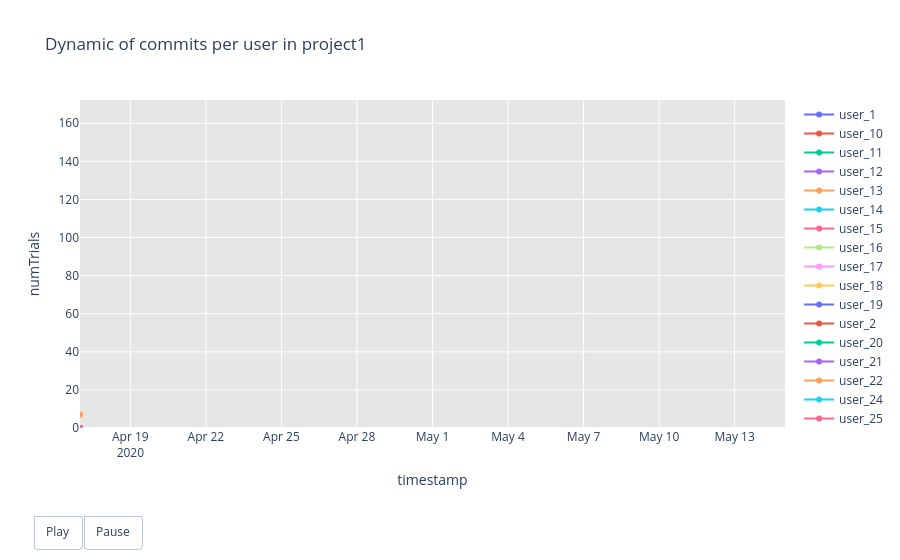

The cell this chart's notebook holds for it:
### Markdown cell above
### Result

### Code cell
frames = []
for date in all_dates:
    frame_data = []
    for user in all_users:
        # Срез данных до текущей даты
        sub_data = data_matrix.loc[:date, user]
        
        frame_data.append(go.Scatter(
            x=sub_data.index,    # ИСПОЛЬЗУЕМ ДАТЫ
            y=sub_data.values,
            mode='lines+markers', # Линии + Точки
            name=user,
            line=dict(width=2),
            marker=dict(size=6)
        ))
    frames.append(go.Frame(data=frame_data, name=str(date)))

# 3. НАЧАЛЬНЫЕ ДАННЫЕ (Первая дата)
initial_data = []
first_date = all_dates[0]
for user in all_users:
    sub_data = data_matrix.loc[:first_date, user]
    initial_data.append(go.Scatter(
        x=sub_data.index,
        y=sub_data.values,
        mode='lines+markers',
        name=user,
        line=dict(width=2),
        marker=dict(size=6)
    ))

# 4. НАСТРОЙКИ (LAYOUT)
layout = go.Layout(
    title='Dynamic of commits per user in project1',

    xaxis=dict(
        title='timestamp',
        range=[all_dates[0], all_dates[-1]], # Фиксируем диапазон дат
        showgrid=True,
        gridcolor='white'
    ),
    yaxis=dict(
        title='numTrials',
        range=[0, data_matrix.max().max() * 1.05], # Фиксируем высоту
        showgrid=True, 
        gridcolor='white'
    ),
    plot_bgcolor='rgb(230, 230, 230)', 
    paper_bgcolor='white',
    
    # Кнопка Play
    updatemenus=[
        dict(
            type="buttons",
            buttons=[
                dict(label="Play",
                     method="animate",
                     args=[None, dict(frame=dict(duration=200, redraw=True), fromcurrent=True)]), # duration - скорость
                dict(label="Pause",
                     method="animate",
                     args=[[None], dict(frame=dict(duration=0, redraw=False), mode="immediate", transition=dict(duration=0))])
            ],
            direction="left",
            pad={"r": 10, "t": 87},
            showactive=False,
            x=0.1,
            y=0,
            xanchor="right",
            yanchor="top"
        )
    ]
)

fig = go.Figure(data=initial_data, layout=layout, frames=frames)
fig.show()

### Figure 1 — Plotly figure (JSON) as saved in the notebook; plotly's stock layout.template omitted (floating-point values rounded to 4 significant figures)
{"data": [{"line": {"width": 2}, "marker": {"size": 6}, "mode": "lines+markers", "name": "user_1", "type": "scatter", "x": ["2020-04-17"], "y": [0]}, {"line": {"width": 2}, "marker": {"size": 6}, "mode": "lines+markers", "name": "user_10", "type": "scatter", "x": ["2020-04-17"], "y": [0]}, {"line": {"width": 2}, "marker": {"size": 6}, "mode": "lines+markers", "name": "user_11", "type": "scatter", "x": ["2020-04-17"], "y": [0]}, {"line": {"width": 2}, "marker": {"size": 6}, "mode": "lines+markers", "name": "user_12", "type": "scatter", "x": ["2020-04-17"], "y": [0]}, {"line": {"width": 2}, "marker": {"size": 6}, "mode": "lines+markers", "name": "user_13", "type": "scatter", "x": ["2020-04-17"], "y": [0]}, {"line": {"width": 2}, "marker": {"size": 6}, "mode": "lines+markers", "name": "user_14", "type": "scatter", "x": ["2020-04-17"], "y": [0]}, {"line": {"width": 2}, "marker": {"size": 6}, "mode": "lines+markers", "name": "user_15", "type": "scatter", "x": ["2020-04-17"], "y": [0]}, {"line": {"width": 2}, "marker": {"size": 6}, "mode": "lines+markers", "name": "user_16", "type": "scatter", "x": ["2020-04-17"], "y": [0]}, {"line": {"width": 2}, "marker": {"size": 6}, "mode": "lines+markers", "name": "user_17", "type": "scatter", "x": ["2020-04-17"], "y": [0]}, {"line": {"width": 2}, "marker": {"size": 6}, "mode": "lines+markers", "name": "user_18", "type": "scatter", "x": ["2020-04-17"], "y": [0]}, {"line": {"width": 2}, "marker": {"size": 6}, "mode": "lines+markers", "name": "user_19", "type": "scatter", "x": ["2020-04-17"], "y": [0]}, {"line": {"width": 2}, "marker": {"size": 6}, "mode": "lines+markers", "name": "user_2", "type": "scatter", "x": ["2020-04-17"], "y": [0]}, {"line": {"width": 2}, "marker": {"size": 6}, "mode": "lines+markers", "name": "user_20", "type": "scatter", "x": ["2020-04-17"], "y": [0]}, {"line": {"width": 2}, "marker": {"size": 6}, "mode": "lines+markers", "name": "user_21", "type": "scatter", "x": ["2020-04-17"], "y": [0]}, {"line": {"width": 2}, "marker": {"size": 6}, "mode": "lines+markers", "name": "user_22", "type": "scatter", "x": ["2020-04-17"], "y": [0]}, {"line": {"width": 2}, "marker": {"size": 6}, "mode": "lines+markers", "name": "user_24", "type": "scatter", "x": ["2020-04-17"], "y": [0]}, {"line": {"width": 2}, "marker": {"size": 6}, "mode": "lines+markers", "name": "user_25", "type": "scatter", "x": ["2020-04-17"], "y": [0]}, {"line": {"width": 2}, "marker": {"size": 6}, "mode": "lines+markers", "name": "user_26", "type": "scatter", "x": ["2020-04-17"], "y": [0]}, {"line": {"width": 2}, "marker": {"size": 6}, "mode": "lines+markers", "name": "user_27", "type": "scatter", "x": ["2020-04-17"], "y": [0]}, {"line": {"width": 2}, "marker": {"size": 6}, "mode": "lines+markers", "name": "user_28", "type": "scatter", "x": ["2020-04-17"], "y": [0]}, {"line": {"width": 2}, "marker": {"size": 6}, "mode": "lines+markers", "name": "user_29", "type": "scatter", "x": ["2020-04-17"], "y": [0]}, {"line": {"width": 2}, "marker": {"size": 6}, "mode": "lines+markers", "name": "user_3", "type": "scatter", "x": ["2020-04-17"], "y": [0]}, {"line": {"width": 2}, "marker": {"size": 6}, "mode": "lines+markers", "name": "user_30", "type": "scatter", "x": ["2020-04-17"], "y": [0]}, {"line": {"width": 2}, "marker": {"size": 6}, "mode": "lines+markers", "name": "user_31", "type": "scatter", "x": ["2020-04-17"], "y": [0]}, {"line": {"width": 2}, "marker": {"size": 6}, "mode": "lines+markers", "name": "user_4", "type": "scatter", "x": ["2020-04-17"], "y": [7]}, {"line": {"width": 2}, "marker": {"size": 6}, "mode": "lines+markers", "name": "user_6", "type": "scatter", "x": ["2020-04-17"], "y": [0]}, {"line": {"width": 2}, "marker": {"size": 6}, "mode": "lines+markers", "name": "user_8", "type": "scatter", "x": ["2020-04-17"], "y": [0]}], "layout": {"paper_bgcolor": "white", "plot_bgcolor": "rgb(230, 230, 230)", "title": {"text": "Dynamic of commits per user in project1"}, "updatemenus": [{"buttons": [{"args": [null, {"frame": {"duration": 200, "redraw": true}, "fromcurrent": true}], "label": "Play", "method": "animate"}, {"args": [[null], {"frame": {"duration": 0, "redraw": false}, "mode": "immediate", "transition": {"duration": 0}}], "label": "Pause", "method": "animate"}], "direction": "left", "pad": {"r": 10, "t": 87}, "showactive": false, "type": "buttons", "x": 0.1, "xanchor": "right", "y": 0, "yanchor": "top"}], "xaxis": {"gridcolor": "white", "range": ["2020-04-17", "2020-05-15"], "showgrid": true, "title": {"text": "timestamp"}}, "yaxis": {"gridcolor": "white", "range": [0, 172.2], "showgrid": true, "title": {"text": "numTrials"}}}}
